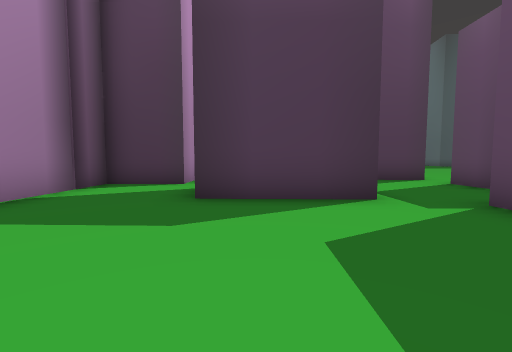
view 1 (above)

23 first-person views from a walk through a scene from a Unity 3-D project. The camera is 1.3 m above the floor, tilts 4° down and sees 90° across. The floor is counted in squares, 2 m on a side. Each view is taken from the middle of a square. On the plan, view 1 faces up. The plan holds only what a view shows up to about 9 squares ahead; the rest is blank. The place goes on beyond the plan. Some animated figures are left out.

view 2
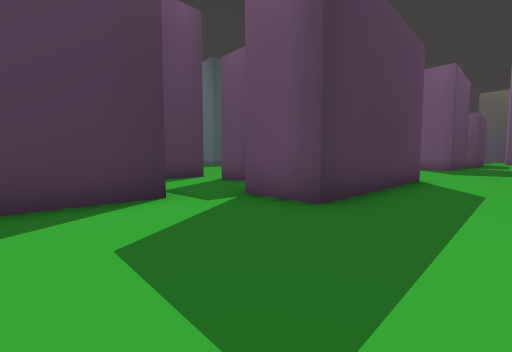

view 3
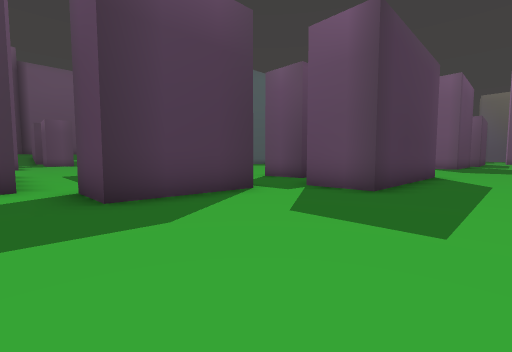

view 4
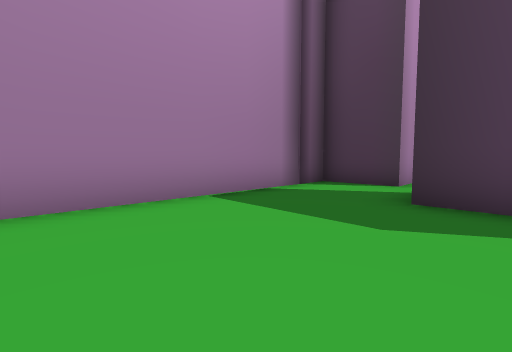

view 5
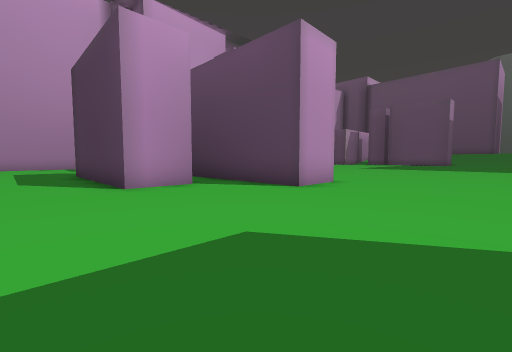

view 6
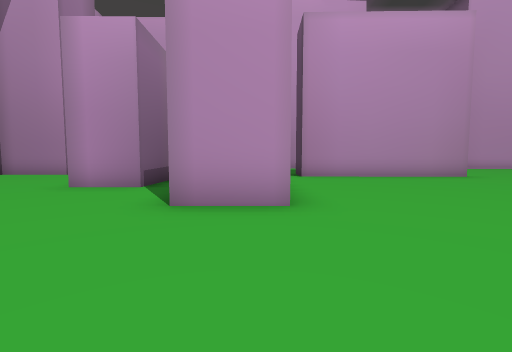

view 7
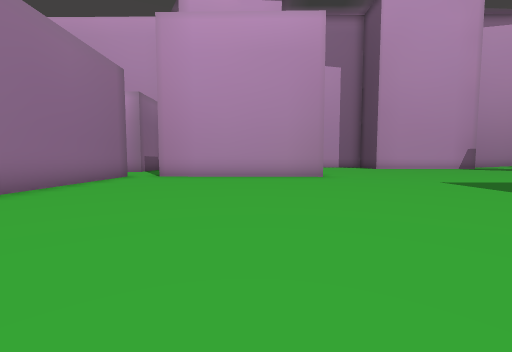

view 8
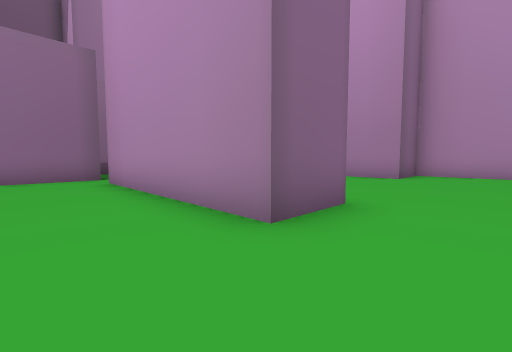

view 9
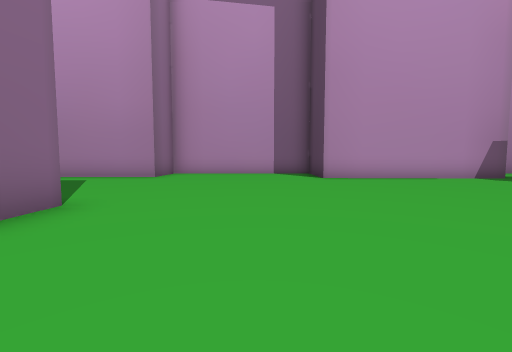

view 10
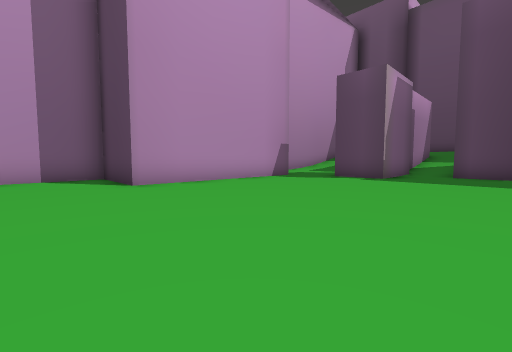

view 11
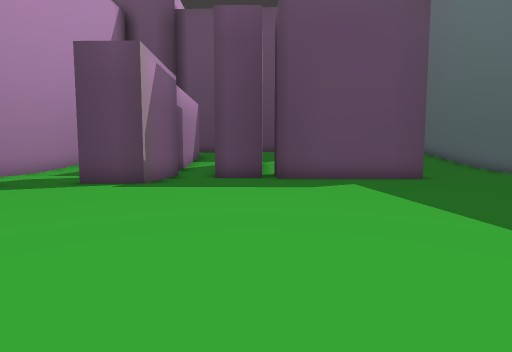

view 12
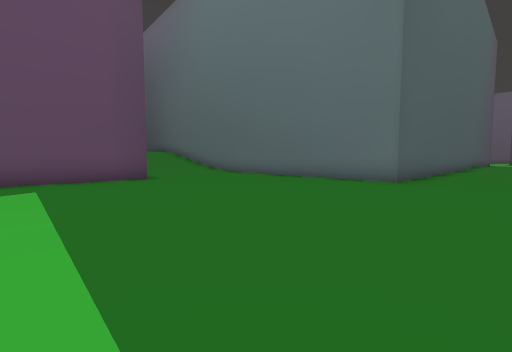

view 13
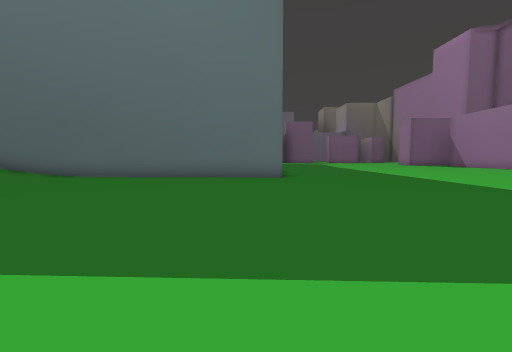

view 14
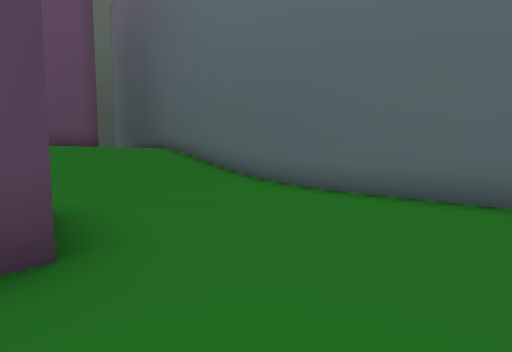

view 15
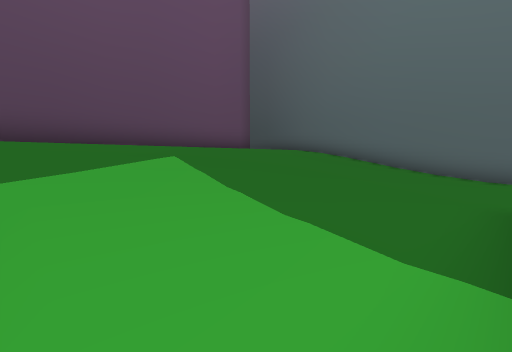

view 16
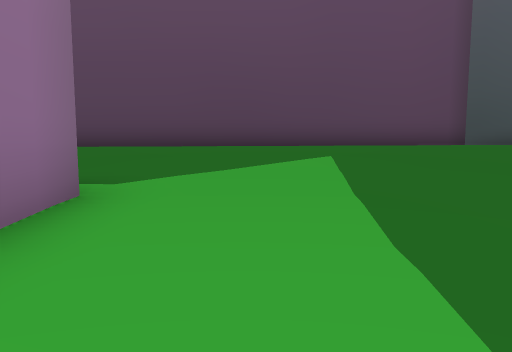

view 17
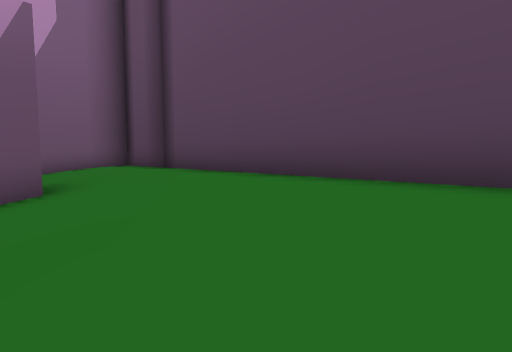

view 18
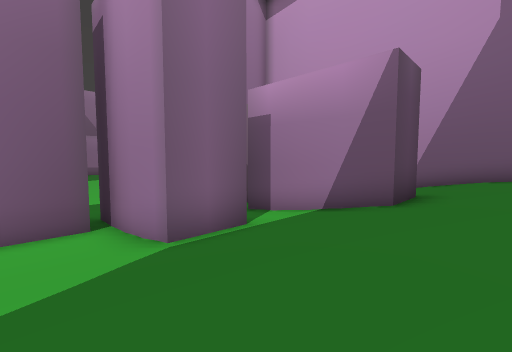

view 19
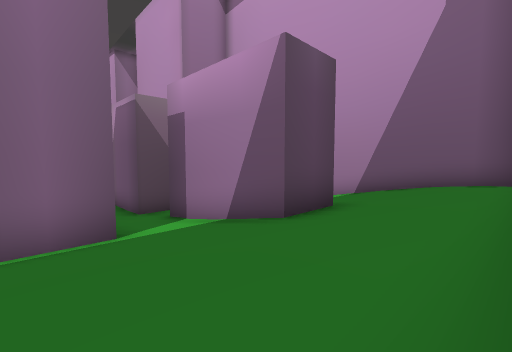

view 20
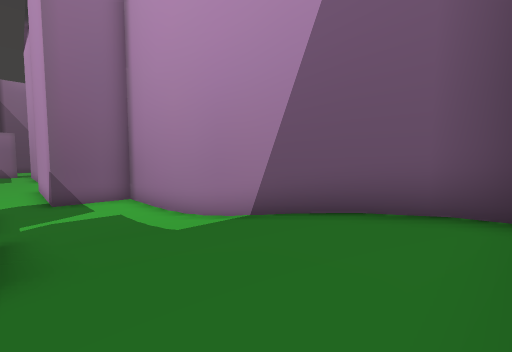

view 21
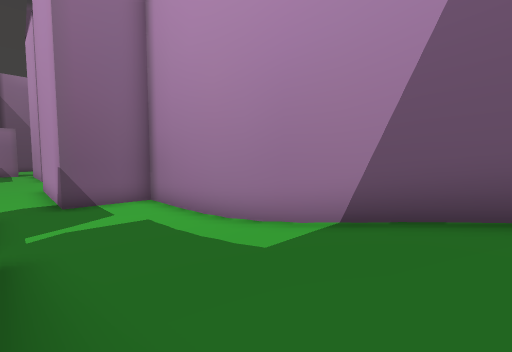

view 22
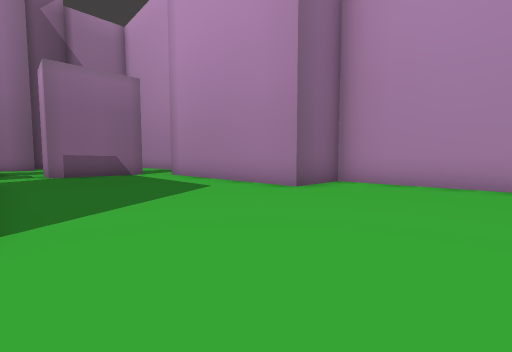

view 23
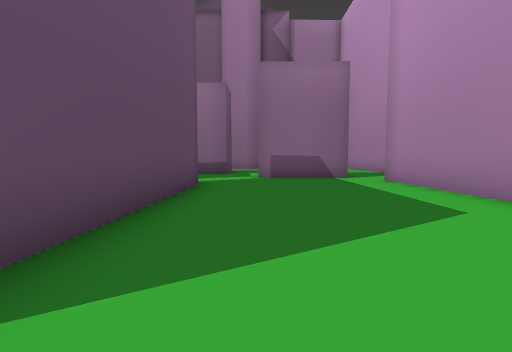

### Floor plan
Key: @ floor where view 1 was taken; # wall or solid block; . main floor; : floor 0.25 m higher than the main floor; + floor 2 m higher than the main floor; / step, stairs or slope.
Columns run from 4 left of view 1 to 18 right of it. Each row starts with its distance up from view 1.
 37                    #
 36   ##########       #
 35 #++++++++++######
 34 #//////////++++++/
 33 #//////////////////
 32 #////#/////////////#
 31 #////#/////////////#
 30 #////#//##/////////#
 29 #////#// #/////////#
 28 #::::::: #:::::::::#
 27 #....##.####   ....#
 26 #....##...#####....#
 25 #....##............#
 24 ###................#
 23   #................#
 22   #................#
 21   #................#
 20   #................####
 19 ###....................
 18 #......................
 17 #...................
 16 #...................
 15 #...................
 14 #...................
 13 #.......##..........
 12 ###.....##.........
 11   #.....##.........
 10   #.....##.........
  9   #.....##.........
  8   #.....##.........
  7 ###................
  6 #........######....
  5 #..####..######....
  4 #..####..  ........
  3 #......#  ###......
  2 #......######......
  1 #..................
  0 #...@..............

Positions as (right, up) in squares from view 1, and headings:
1: (0, 0), facing up
2: (0, 0), facing up-right
3: (-2, 0), facing up-right
4: (0, 0), facing up-left
5: (14, 0), facing up-left
6: (14, 6), facing left
7: (14, 11), facing left
8: (7, 15), facing down-left
9: (7, 16), facing left
10: (5, 16), facing up-left
11: (5, 18), facing up
12: (7, 18), facing up-right
13: (6, 21), facing right
14: (10, 24), facing up-right
15: (6, 28), facing up-right
16: (7, 28), facing up
17: (7, 32), facing up-left
18: (7, 34), facing down-left
19: (5, 35), facing down-left
20: (0, 35), facing down-left
21: (0, 33), facing down-left
22: (3, 16), facing down-left
23: (2, 14), facing down
